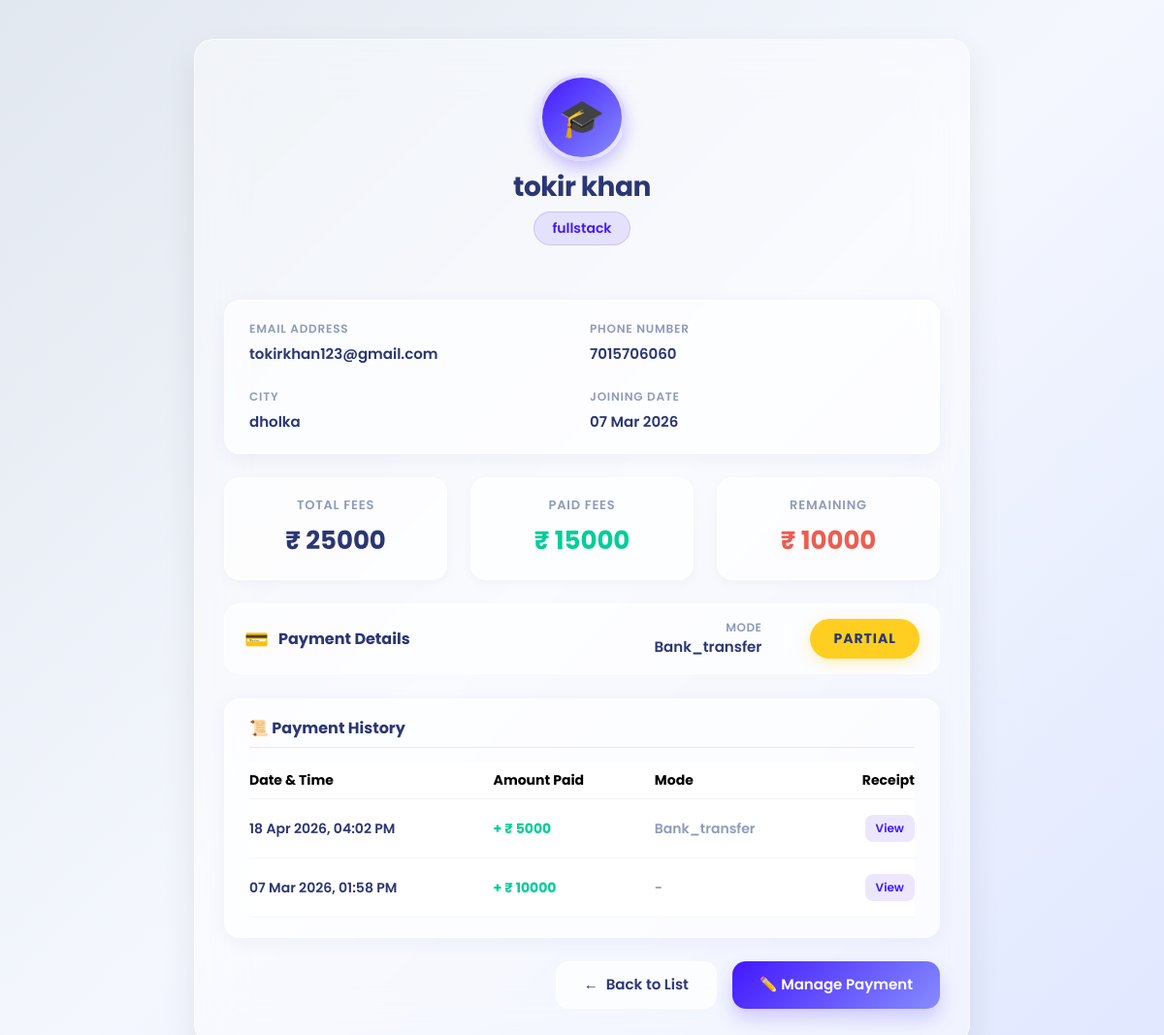
The page /student/view/86/ on the database as committed earlier.
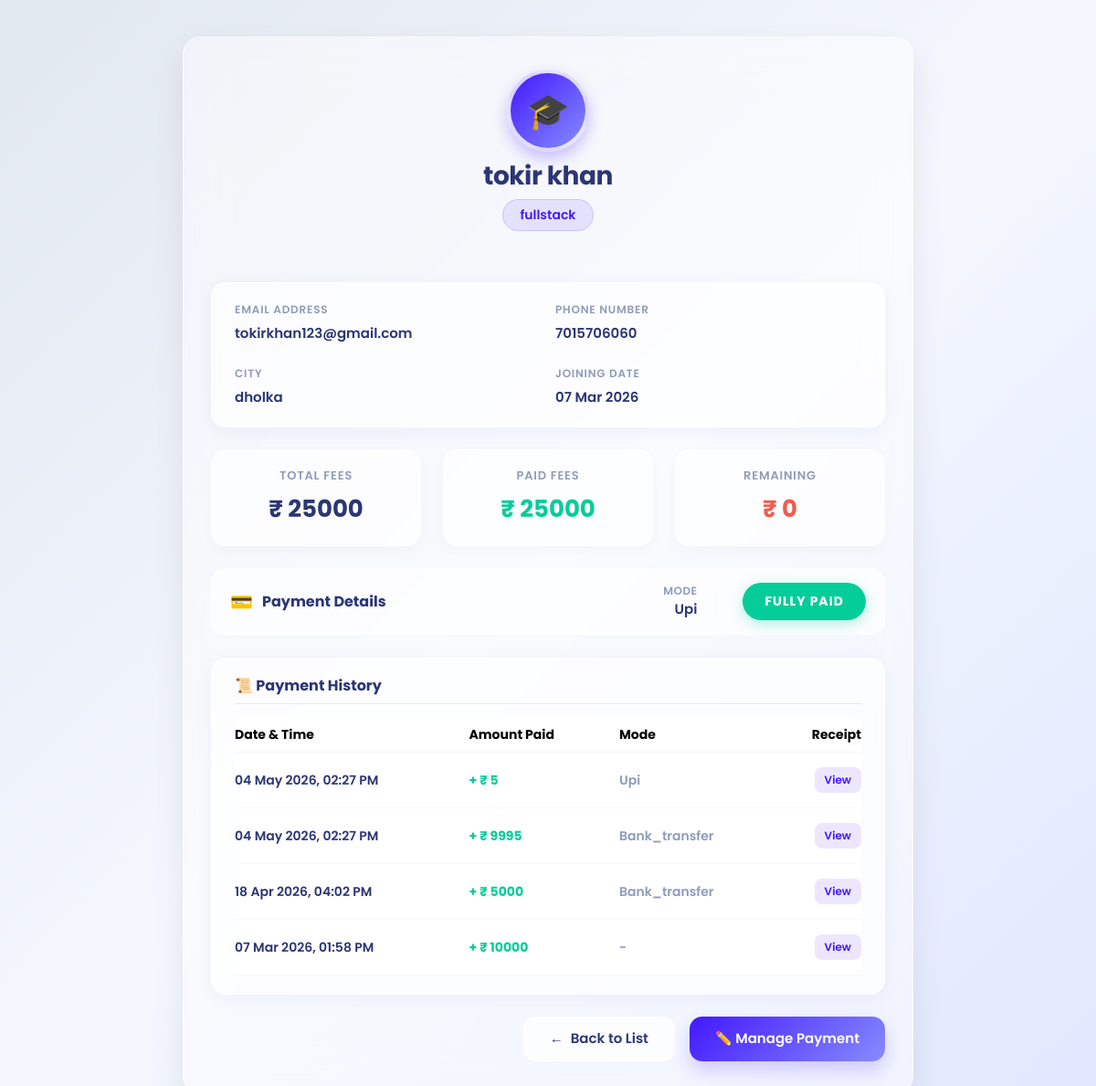
The same page on the database as committed later.
### appname/models.py (models this page shows, shortened)
class Student(models.Model):
    FNAME = models.CharField(max_length=50)
    LNAME = models.CharField(max_length=50)
    BIRTHDAY = models.DateField(null=True, blank=True)
    GENDER = models.CharField(max_length=10, blank=True)
    EMAIL = models.EmailField(unique=False)
    PHONE = models.CharField(max_length=10, blank=True)
    ADDRESS = models.CharField(max_length=200, blank=True)
    CITY = models.CharField(max_length=50, blank=True)
    COLLEGENAME = models.CharField(max_length=100, blank=True)
    QUALIFICATION = models.CharField(max_length=50, blank=True, null=True)
    BRANCH = models.CharField(max_length=50, blank=True)
    PASSING_YEAR = models.CharField(max_length=10, blank=True)
    TECHNOLOGY = models.CharField(max_length=50, blank=True)
    STATUS_CHOICES = [
        ('visiting', 'Visiting'),
        ('adjoining', 'Adjoining'),
        ('pending', 'Pending'),
        ('rejected', 'Rejected'),
    ]
    status = models.CharField(
        max_length=20,
        choices=STATUS_CHOICES,
        default='visiting'
    )
    visiting_at = models.DateTimeField(auto_now_add=True)
    joining_at = models.DateTimeField(null=True, blank=True)
    COURSE_CHOICES = [
        ('python', 'Python'),
        ('django', 'Django'),
        ('fullstack', 'Full Stack'),
    ]
    course = models.CharField(
        max_length=50,
        choices=COURSE_CHOICES,
        null=True,
        blank=True
    )
    total_fees = models.IntegerField(null=True, blank=True)
    paid_fees = models.IntegerField(default=0)
    remaining_fees = models.IntegerField(null=True, blank=True)
    payment_method = models.CharField(max_length=50, null=True, blank=True)

class Installment(models.Model):
    student = models.ForeignKey(Student, on_delete=models.CASCADE, related_name="installments")
    amount = models.IntegerField()
    payment_date = models.DateTimeField(auto_now_add=True)
    payment_method = models.CharField(max_length=50, null=True, blank=True)

### appname/views.py (the view)
# urls.py: path('student/view/<int:id>/', views.student_view, name='student_view'),
def student_view(request, id):
    student = get_object_or_404(Student, id=id)
    return render(request, 'student_view.html', {'s': student})

### templates/student_view.html (shortened to what the changed rows need)
{% load static %}
<!DOCTYPE html>
<html lang="en">
<head>
    <link href="https://cdn.jsdelivr.net/npm/bootstrap@5.3.3/dist/css/bootstrap.min.css" rel="stylesheet">
</head>
<body>
<div class="glass-container">
    <div class="profile-header">
        <div class="profile-avatar">
            🎓
        </div>
        <h3>{{ s.FNAME }} {{ s.LNAME }}</h3>
        <p>{{ s.course|default:"No Course Assigned" }}</p>
    </div>
    <div class="glass-card mb-4">
        <div class="row g-3">
            <div class="col-sm-6 mb-2">
                <div class="info-label">Email Address</div>
                <div class="info-value">{{ s.EMAIL }}</div>
            </div>
            <div class="col-sm-6 mb-2">
                <div class="info-label">Phone Number</div>
                <div class="info-value">{{ s.PHONE }}</div>
            </div>
            <div class="col-sm-6">
                <div class="info-label">City</div>
                <div class="info-value">{{ s.CITY }}</div>
            </div>
            <div class="col-sm-6">
                <div class="info-label">Joining Date</div>
                <div class="info-value">{{ s.joining_at|date:"d M Y" }}</div>
            </div>
        </div>
    </div>
    <div class="row g-4 mb-4">
        <div class="col-md-4">
            <div class="summary-box">
                <h5>Total Fees</h5>
                <div class="amount total">₹ {{ s.total_fees|default:"0" }}</div>
            </div>
        </div>
        <div class="col-md-4">
            <div class="summary-box">
                <h5>Paid Fees</h5>
                <div class="amount paid">₹ {{ s.paid_fees|default:"0" }}</div>
            </div>
        </div>
        <div class="col-md-4">
            <div class="summary-box">
                <h5>Remaining</h5>
                <div class="amount remaining">₹ {{ s.remaining_fees|default:"0" }}</div>
            </div>
        </div>
    </div>
    <div class="status-container">
        <div class="d-flex align-items-center gap-4">
            <div class="text-end d-none d-sm-block">
                <div style="font-size: 12px; color: #8f9bba; font-weight: 600; text-transform: uppercase; letter-spacing: 0.5px;">Mode</div>
                <div style="font-weight: 600; color: #2b3674; font-size: 15px; text-transform: capitalize;">{{ s.payment_method|default:"-" }}</div>
            </div>
            <div>
                {% if s.remaining_fees == 0 %}
                    <span class="status-badge badge-paid">Fully Paid</span>
                {% elif s.paid_fees == 0 %}
                    <span class="status-badge badge-pending">Pending</span>
                {% else %}
                    <span class="status-badge badge-partial">Partial</span>
                {% endif %}
            </div>
        </div>
    </div>
    {% if s.installments.all %}
    <div class="glass-card mt-3 mb-4">
        <div class="table-responsive">
            <table class="table table-borderless align-middle" style="margin: 0; font-size: 14px;">
                <thead style="border-bottom: 1px solid rgba(43,54,116,0.05); color: #8f9bba;">
                    <tr>
                        <th class="ps-0 py-2">Date & Time</th>
                        <th class="py-2">Amount Paid</th>
                        <th class="py-2">Mode</th>
                        <th class="text-end pe-0 py-2">Receipt</th>
                    </tr>
                </thead>
                <tbody>
                    {% for inst in s.installments.all|dictsortreversed:"payment_date" %}
                    <tr style="border-bottom: 1px solid rgba(43,54,116,0.03);">
                        <td class="ps-0 py-3 fw-semibold" style="color: #2b3674;">{{ inst.payment_date|date:"d M Y, h:i A" }}</td>
                        <td class="py-3 fw-bold" style="color: #05cd99;">+ ₹ {{ inst.amount }}</td>
                        <td class="py-3 fw-semibold" style="color: #8f9bba; text-transform: capitalize;">{{ inst.payment_method|default:"-" }}</td>
                        <td class="text-end pe-0 py-3">
                            <a href="{% url 'generate_receipt' inst.id %}" target="_blank" class="btn btn-sm" style="background: rgba(67, 24, 255, 0.1); color: #4318ff; border-radius: 8px; font-weight: 600; font-size: 12px; padding: 4px 10px;">View</a>
                        </td>
                    </tr>
                    {% endfor %}
                </tbody>
            </table>
        </div>
    </div>
    {% endif %}
</div>
</body>
</html>

Rows that differ between the two databases and show on the page:
changed Student "tokir": paid_fees "15000" → "25000"; remaining_fees "10000" → "0"; payment_method "Bank_transfer" → "Upi"
added Installment: payment_date "04 May 2026, 02:27 PM", amount "5", payment_method "Upi"
added Installment: payment_date "04 May 2026, 02:27 PM", amount "9995", payment_method "Bank_transfer"
Other text that changed with them:
text no longer shown: "PARTIAL"
text now shown: "FULLY PAID"
